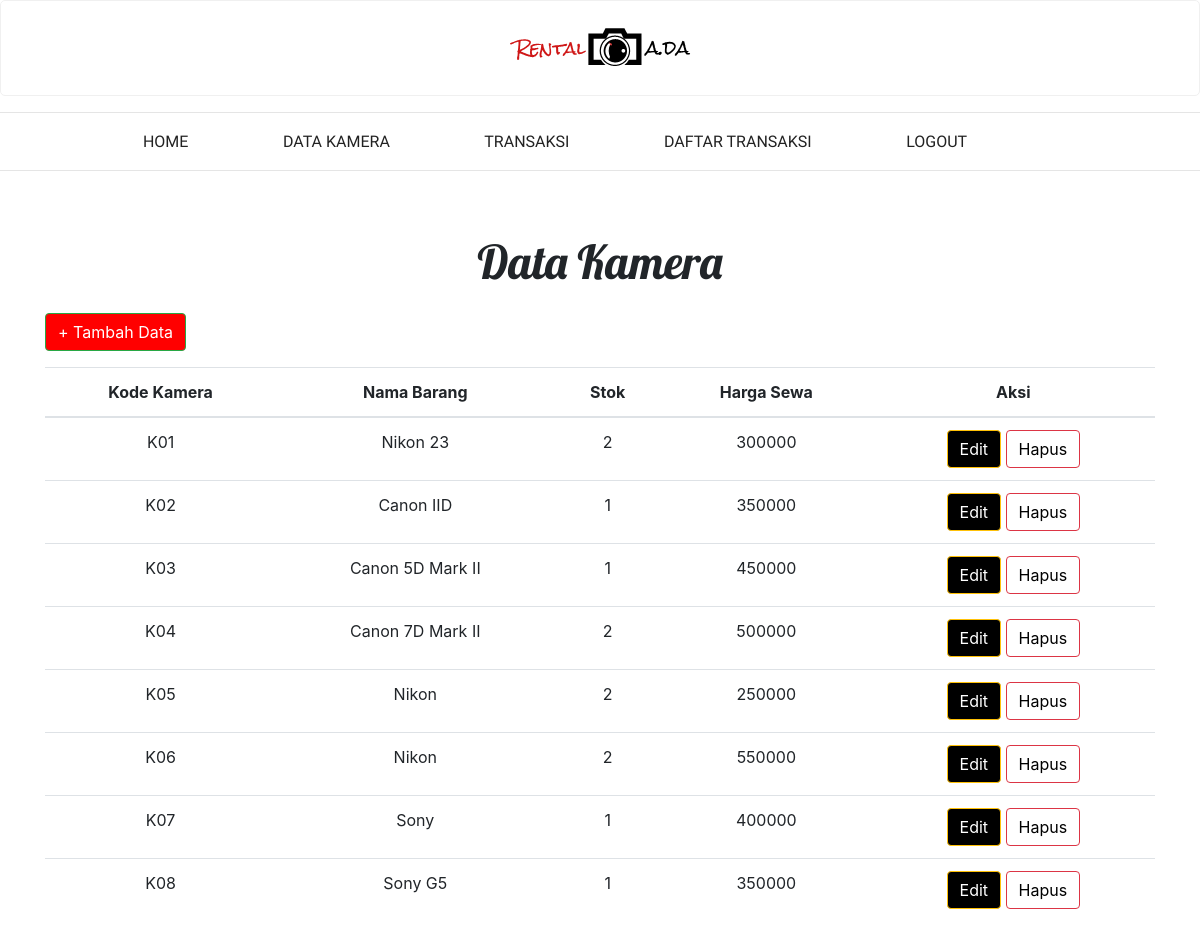
/data_kamera.php, run on the app's committed database.
### tables this page shows
CREATE TABLE `data_kamera` (
  `kode_kamera` varchar(20) NOT NULL,
  `nama_barang` varchar(50) NOT NULL,
  `stok` int(10) NOT NULL,
  `harga_sewa` int(50) NOT NULL
);

### data_kamera.php (the view, shortened to what this page needs)
<!DOCTYPE html>
<html>
<head>
	<link rel="stylesheet" type="text/css" href="css/css.css">
	<link rel="stylesheet" type="text/css" href="css/bootstrap.css">
</head>
<body>
<div class="head">
	<header>
	<div class="logo">
		<img src="logo.png">
	</div>
	</header>
	<nav class="menu1">
			<hr>
            <p align="center">
            <a href="index.php">HOME</a>
            <a href="data_kamera.php">DATA KAMERA</a>
			<a href="transaksi.php">TRANSAKSI</a>
			<a href="daftar_transaksi.php">DAFTAR TRANSAKSI</a>
			<a href="login.php">LOGOUT</a>
            <hr>
            </p>
</nav>
<div class="container">
<br>
            <div class="mt-3 text-center" style="font-family:'Lobster', cursive; font-size:35pt;">Data Kamera</div>
            <?php
            include 'conn.php'
		    ?>
            <a href="input.php" class="btn btn-success mt-3" style="background: red;">+ Tambah Data</a>
            <table class="table table-stripped text-center mt-3" id="tbl_data" style="width:100%">
                    <thead>
                        <tr>
                            <th>Kode Kamera</th>
                            <th>Nama Barang</th>
                            <th>Stok</th>
                            <th>Harga Sewa</th>
							<th>Aksi</th>
                        </tr>
                    </thead>
					 <?php
                    $query = "SELECT * FROM data_kamera";
                    $result = mysqli_query($conn, $query);
                    if (mysqli_num_rows($result) > 0) {
                        while ($row = mysqli_fetch_assoc($result)) {
                            $kode_kamera = $row["kode_kamera"];
                            $nama_barang = $row["nama_barang"];
                            $stok = $row["stok"];
                            $harga_sewa = $row["harga_sewa"];
                            echo "
                            <tr>
                                <td>" . $row["kode_kamera"] . "</td>
                                <td>" . $row["nama_barang"] . "</td>
                                <td>" . $row["stok"] . "</td>
                                <td>" . $row["harga_sewa"] . "</td>
                                <td>
                                    <a href='edit.php?kode_kamera=$kode_kamera&nama_barang=$nama_barang&stok=$stok&harga_sewa=$harga_sewa' class='btn btn-warning' style='background:black; color:white;'>Edit</a>
                                    <a href='hapus.php?kode_kamera=$kode_kamera' class='btn btn-danger' style='background:white; color:black;'>Hapus</a>
                                </td>
                            </tr>
                            ";
                        }
                    }
                    ?>
                    </table>
        </div>
</body>
</html>

### css/css.css (style rules this page uses)
body { background-repeat: no-repeat; background-size: cover; font-size:16px; color:#444; }
.logo { text-align:center; }
header { background-color: white; padding: 20px 10px; border-radius: 5px; border: 1px solid #f0f0f0; margin-bottom: 10px; }
nav.menu1 a { font-family: 'Fira Sans Condensed', sans-serif; font-size: 12pt; padding-right: 90px; color: #222; text-decoration: none; }

### data on the page
data_kamera: kode_kamera "K01", nama_barang "Nikon 23", stok "2", harga_sewa "300000"
data_kamera: kode_kamera "K02", nama_barang "Canon IID", stok "1", harga_sewa "350000"
data_kamera: kode_kamera "K03", nama_barang "Canon 5D Mark II", stok "1", harga_sewa "450000"
data_kamera: kode_kamera "K04", nama_barang "Canon 7D Mark II", stok "2", harga_sewa "500000"
data_kamera: kode_kamera "K05", nama_barang "Nikon", stok "2", harga_sewa "250000"
data_kamera: kode_kamera "K06", nama_barang "Nikon", stok "2", harga_sewa "550000"
data_kamera: kode_kamera "K07", nama_barang "Sony", stok "1", harga_sewa "400000"
data_kamera: kode_kamera "K08", nama_barang "Sony G5", stok "1", harga_sewa "350000"
